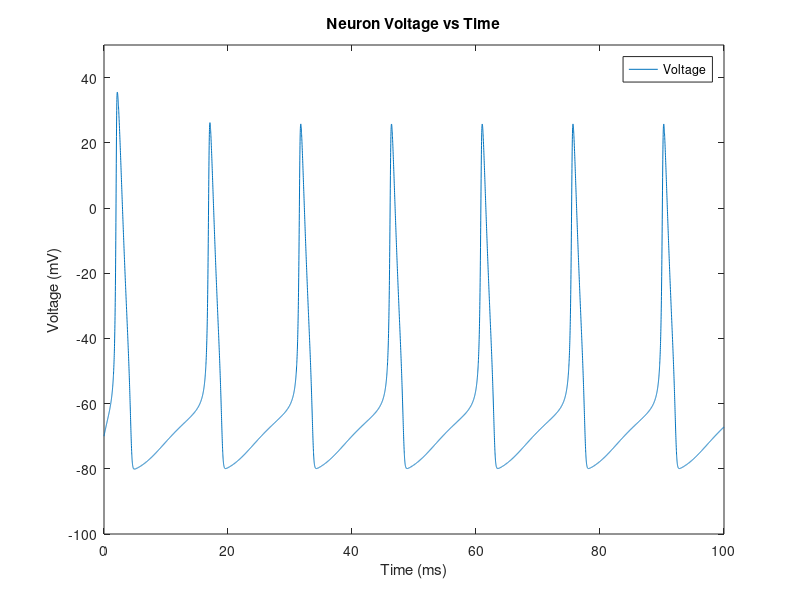
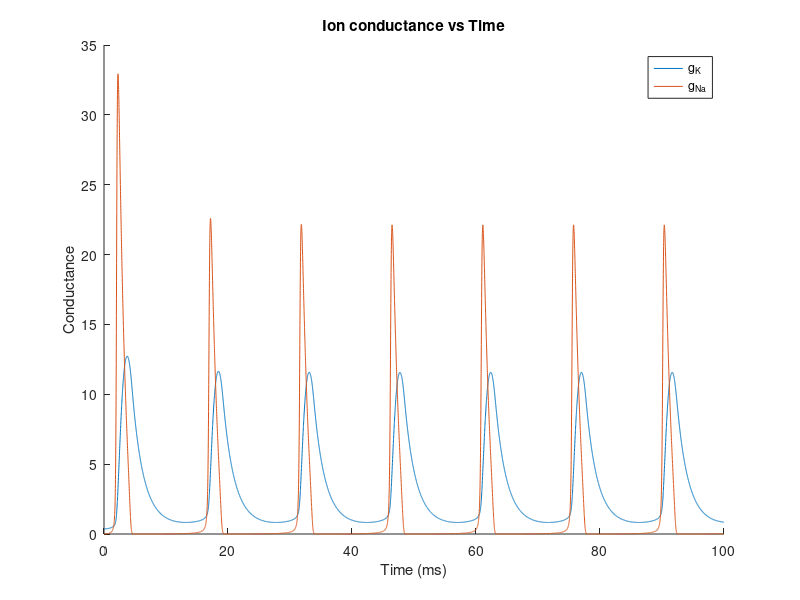

Write the MATLAB code that produced these figures, in order.
%% Neuron Excitation - Hudgkin Huxley Model

% Simulation Time 
duration = 100; % millisec
stepsize = 0.01;
totalsteps = duration/stepsize; 

t = linspace(0,duration,totalsteps);%% Constants
gb_K = 36;  % mS/cm^2
gb_Na = 120; % ^^
gb_L = 0.3;  % ^^
E_K = -12;  % mV
E_Na = 115; % ^^
E_L = 10.6; % ^^
C_m = 1; %Membrane cap
I(1:totalsteps) = 10; %Membrane Current, microAmps/cm^2
% You can specify other currents here.
% A .5 ms pulse of 5 uA/cm^2 would be I(101:150) = 5; At 1ms, it would
% pulse for .5ms given the simulation is 100ms long with a step of .01 ms


%% Equations
V_m = 0;
% Gating vars
a_m = 0.1 * ((25 - V_m)/(exp((25 - V_m)/10) - 1));
b_m = 4 * exp(-V_m/18);
a_n = 0.01 * ((10 - V_m)/(exp((10 - V_m)/10) -1));
b_n = 0.125 * exp(-V_m/80);
a_h = 0.07 * exp(-V_m/20);
b_h = 1 / (exp((30 - V_m)/10) + 1);

m = a_m / (a_m + b_m);
n = a_n / (a_n + b_n);
h = a_h / (a_h + b_h);

% Currents
I_Na = m.^3 * gb_Na * h * (V_m - E_Na);
I_K = n.^ 4 * gb_K * (V_m - E_K);
I_L = gb_L * (V_m - E_L);
I_ion = I(1) - I_K - I_Na - I_L;

% Now that all variables and equations are setup we can simulate
% All of the previous var will change in each given step so we need to
% recalculate each of them using Euler's Method
% y(n+1) = y(n) + stepsize * f(t(n),y(n))
for i = 1:(totalsteps-1) %steps - 1 b/c we dont start at 0
    % Gating vars
    a_m(i) = 0.1 * ((25 - V_m(i))/(exp((25 - V_m(i))/10) - 1));
    b_m(i) = 4 * exp(-V_m(i)/18);
    a_n(i) = 0.01 * ((10 - V_m(i))/(exp((10 - V_m(i))/10) -1));
    b_n(i) = 0.125 * exp(-V_m(i)/80);
    a_h(i) = 0.07 * exp(-V_m(i)/20);
    b_h(i) = 1 / (exp((30 - V_m(i))/10) + 1);

    % Currents
    I_Na = m(i).^3 * gb_Na * h(i) * (V_m(i) - E_Na);
    I_K = n(i).^ 4 * gb_K * (V_m(i) - E_K);
    I_L = gb_L * (V_m(i) - E_L);
    I_ion = I(i) - I_K - I_Na - I_L;
    
    % Euler Method
    V_m(i+1) = V_m(i) + stepsize * I_ion / C_m;
    m(i+1) = m(i) + stepsize * (a_m(i) * (1 - m(i)) - b_m(i) * m(i));
    n(i+1) = n(i) + stepsize * (a_n(i) * (1 - n(i)) - b_n(i) * n(i));
    h(i+1) = h(i) + stepsize * (a_h(i) * (1 - h(i)) - b_h(i) * h(i));
    
end


% Plot Voltage vs time
plot(t,V_m-70)
axis([0 100 -100 50])
xlabel 'Time (ms)'
ylabel 'Voltage (mV)'
title 'Neuron Voltage vs Time'
legend 'Voltage'

% Plotting conductances
% The equations for conductance come from the paper
g_K = gb_K .* (n .^ 4);        % Equation 6
g_Na = (m .^ 3) .* h .* gb_Na; % Equation 14
figure
hold on
plot(t,g_K, t, g_Na)
xlabel 'Time (ms)'
ylabel 'Conductance'
title 'Ion conductance vs Time'
legend('g_K', 'g_{Na}') %Matlab interprets LaTex here.
